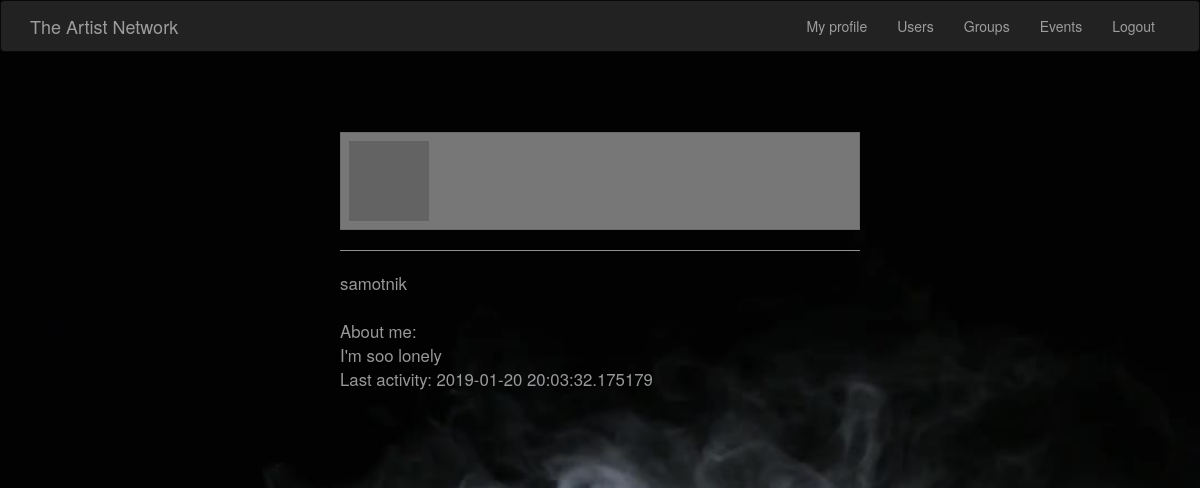
The app's page /user/samotnik (signed in), older data.
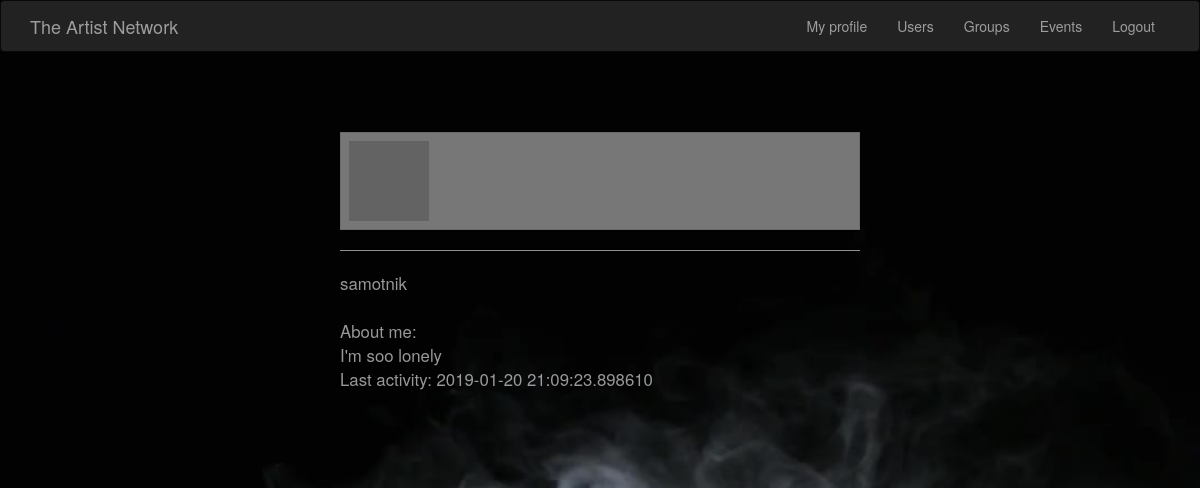
The same page, newer data.
### app/models.py (models this page shows, shortened)
class Artist(UserMixin, db.Model):
    id = db.Column(db.Integer, primary_key=True)
    username = db.Column(db.String(64), index=True, unique=True)
    email = db.Column(db.String(120), index=True, unique=True)
    password_hash = db.Column(db.String(128))
    aboutMe=db.Column(db.String(300))
    last_seen = db.Column(db.DateTime, default=datetime.utcnow)
    user_id = db.Column(db.Integer, db.ForeignKey('group.id'))
    groups = db.relationship(
        'Group',
        secondary=members,
        backref=db.backref('members', lazy='dynamic'),
        lazy='dynamic'
    )
    posts = db.relationship('Post', backref='postAuthor', lazy='dynamic')
    def avatar(self, size):
        digest = md5(self.email.lower().encode('utf-8')).hexdigest()
        return 'https://www.gravatar.com/avatar/{}?d=identicon&s={}'.format(
            digest, size)

### app/__init__.py (the view)
    @app.route('/user/<username>')
    @login_required
    def user_details(username):
        user = Artist.query.filter_by(username=username).first_or_404()
        return render_template('users/user_details.html', user=user)

### app/models.py (called while the page is built)
@login.user_loader
def load_user(id):
    return Artist.query.get(int(id))

### app/templates/users/user_details.html
{% extends "base.html" %}
{% block content %}
    <div class="content-section2 container">
    <div class="center">
    <table class="table">
        <tr valign="top">
            <td><img src="{{ user.avatar(128) }}"></td>
        </tr>
    </table>
    <hr>
    <p>
    {{ user.username }} </b><br>
        <br>
        About me: <br>
        {{ user.aboutMe}}
        <br>
        Last activity: {{ user.last_seen }}
    </p>
    </div>
    </div>
{% endblock %}

Row changes from the older to the newer data that the page shows:
changed Artist "samotnik": last_seen "2019-01-20 20:03:32.175179" → "2019-01-20 21:09:23.898610"
